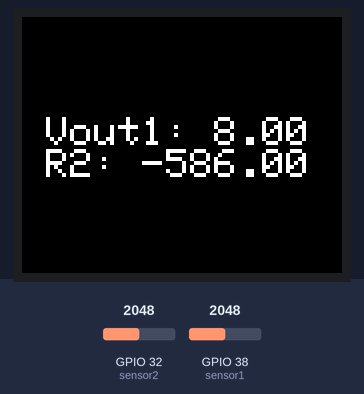
Bench run of a sketch on a simulated ESP32. Shown: 160×128 colour display. Inputs (shaded band) come from the test bench; at power-on: GPIO 32 (sensor2) = 2048, GPIO 38 (sensor1) = 2048. What the sketch prints to the serial monitor is not drawn.

Above: at 1.3 s.
1.4 s: GPIO 32 (sensor2) set to 0
At 8.5 s:
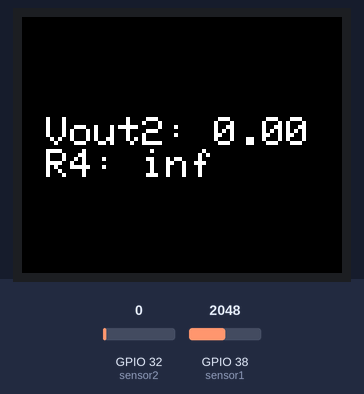
11.7 s: GPIO 38 (sensor1) set to 2866
At 15.8 s:
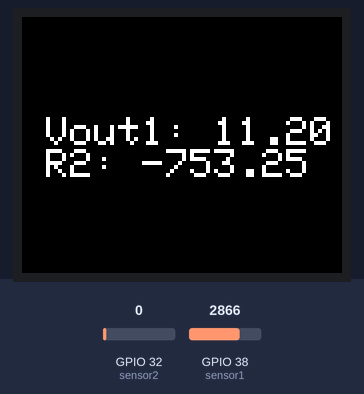
19.3 s: GPIO 32 (sensor2) set to 491
At 24.3 s:
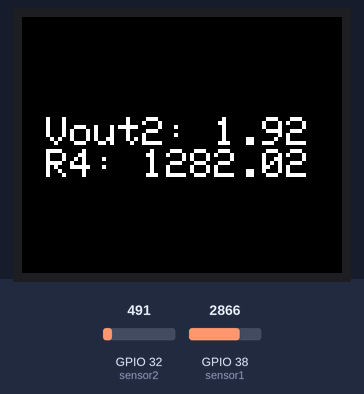
26.9 s: GPIO 38 (sensor1) set to 3603
At 31.7 s:
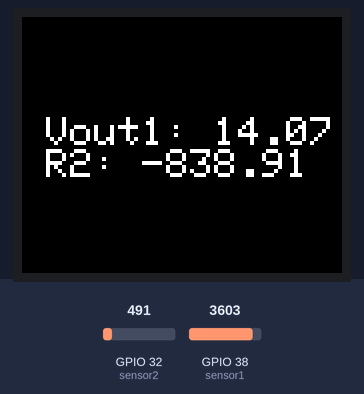
34.5 s: GPIO 38 (sensor1) set to 4095
At 36.2 s:
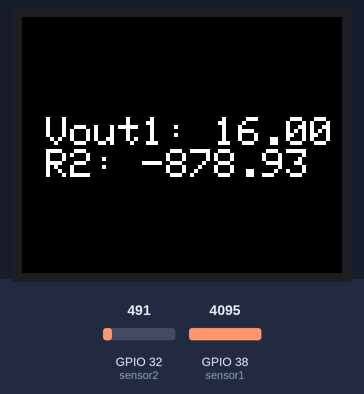
40.5 s: GPIO 32 (sensor2) set to 1228
At 43.7 s:
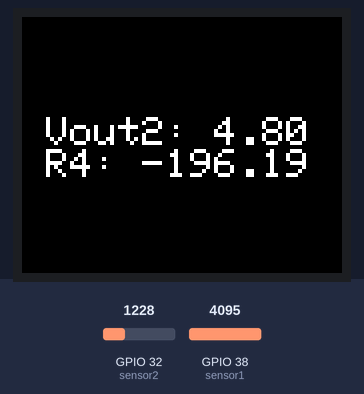
Timing chart, 0 to 45.2 s (numbered marks = the images above; inputs shaded):
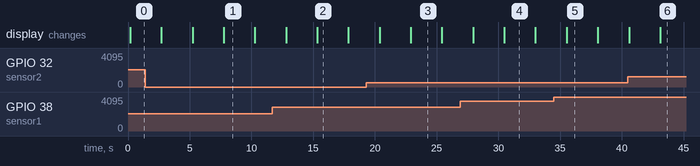

The sketch:

proj9_multimetre_VoltageDivider.ino
```cpp
#include <Adafruit_ST7735.h>

#if defined(ARDUINO_FEATHER_ESP32)
  #define TFT_CS         14
  #define TFT_RST        15
  #define TFT_DC         32

#else

  #define TFT_CS        10
  #define TFT_RST        8
  #define TFT_DC         9
#endif

Adafruit_ST7735 tft = Adafruit_ST7735(TFT_CS, TFT_DC, TFT_RST);


int sensor1 = A2;
int raw1 = 0;
int Vin1 = 4.377;
float Vout1 = 0;
float R1 = 1172;
float R2 = 0;
float buffer1 = 0;

int sensor2 = A4;
int raw2 = 0;
int Vin2 = 4.377;
float Vout2 = 0;
float R3 = 1181;
float R4 = 0;
float buffer2 = 0;

void setup(){
Serial.begin(9600);

tft.initR(INITR_BLACKTAB);
tft.setRotation (1);


}

void loop(){
  raw1 = analogRead(sensor1);
  raw2 = analogRead(sensor2);

    buffer1 = raw1 * Vin1;
    Vout1 = (buffer1)/1024.0;

    buffer2 = raw2 * Vin2;
    Vout2 = (buffer2)/1024.0;

    buffer1 = (Vin1/Vout1) - 1;
    R2= R1 * buffer1;

    buffer2 = (Vin2/Vout2) - 1;
    R4= R3 * buffer2;

    Serial.print("Vout1: ");
    Serial.println(Vout1);
    Serial.print("R2: ");
    Serial.println(R2);
    Serial.println(".......................................");
    tft.fillScreen(ST77XX_BLACK);
    tft.setCursor(0, 50);
    tft.setTextSize(2);
    tft.print(" Vout1: ");
    tft.println(Vout1);
    tft.print(" R2: ");
    tft.println(R2);
    delay(2500);


    Serial.print("Vout2: ");
    Serial.println(Vout2);
    Serial.print("R4: ");
    Serial.println(R4);
    Serial.println(".......................................");
    tft.fillScreen(ST77XX_BLACK);
    tft.setCursor(0, 50);
    tft.setTextSize(2);
    tft.print(" Vout2: ");
    tft.println(Vout2);
    tft.print(" R4: ");
    tft.println(R4);
    delay(2500);

}
```

Measured:
- after the input at 1.4 s, the display: first differs from a run without the input after 6.4 s (image 1)
- after the input at 11.7 s, the display: first differs from a run without the input after 3.6 s (image 2)
- after the input at 19.3 s, the display: first differs from a run without the input after 3.6 s (image 3)
- after the input at 26.9 s, the display: first differs from a run without the input after 3.6 s (image 4)
- after the input at 34.5 s, the display: changes after 1.0 s (image 5)
- after the input at 40.5 s, the display: first differs from a run without the input after 2.6 s (image 6)
- what the display in image 1 shows lasts 2.5 s, from 7.8 s to 10.3 s
